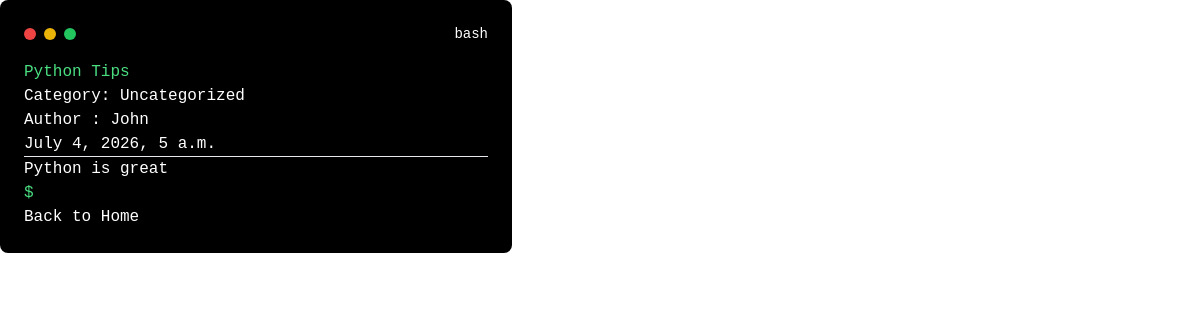
The page /post/9/ on the database as committed earlier.
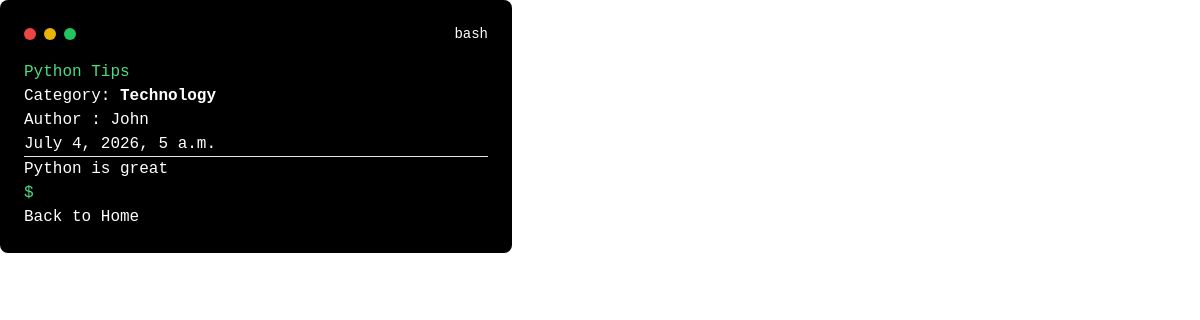
The same page on the database as committed later.
### core/models.py (models this page shows, shortened)
class Post(models.Model):
    title = models.CharField(max_length=200)
    content = models.TextField()
    created_at = models.DateTimeField(auto_now_add=True)
    author = models.CharField(max_length=200, default='Unknown')
    is_published = models.BooleanField(default=False)
    category = models.ForeignKey(
        Category,
        on_delete = models.SET_NULL,
        null = True,
        blank = True
    )

class Category(models.Model):
    name = models.CharField(max_length=100)
    description = models.TextField(blank=True)
    class Meta:
        verbose_name_plural = "Categories"

### core/views.py (the view)
# urls.py: path("post/<int:post_id>/", views.post_detail, name='post_detail'),
def post_detail(request, post_id):
    post = get_object_or_404(Post, id=post_id)
    context = {
        'post': post,
    }
    return render(request, 'core/post_detail.html', context)

### core/templates/core/post_detail.html (shortened to what this page needs)
<!DOCTYPE html>
<html lang="en">
<head>
    <script src="https://cdn.tailwindcss.com"></script>
</head>
<body>
    <aside class="bg-black text-white p-6 rounded-lg w-full max-w-lg font-mono">
            <div class="flex justify-between items-center">
                <div class="flex space-x-2 text-red-500">
                <div class="w-3 h-3 rounded-full bg-red-500"></div>
                <div class="w-3 h-3 rounded-full bg-yellow-500"></div>
                <div class="w-3 h-3 rounded-full bg-green-500"></div>
                </div>
                <p class="text-sm">bash</p>
            </div>
            <div class="mt-4">
                <p class="text-green-400">{{ post.title }}</p>
                {% if post.category %}
                <p>Category: <strong> {{ post.category.name }}</strong></p>
                {% else %}
                <p>Category: Uncategorized</p>
                {% endif %}
                <p>Author : {{ post.author }}</p>
                <p class="text-white">{{ post.created_at }}</p>
                <hr>
                <p class="text-white">{{ post.content }} </p>
                <p class="text-green-400">$</p>
                <a href="/">Back to Home</a>
            </div>
    </aside>
</body>
</html>

Rows that differ between the two databases and show on the page:
changed Post "Python Tips": category_id empty → 1 (drawn); category.name (not shown) → "Technology"
Other text that changed with them:
text no longer shown: "Category: Uncategorized"
text now shown: "Category:"
